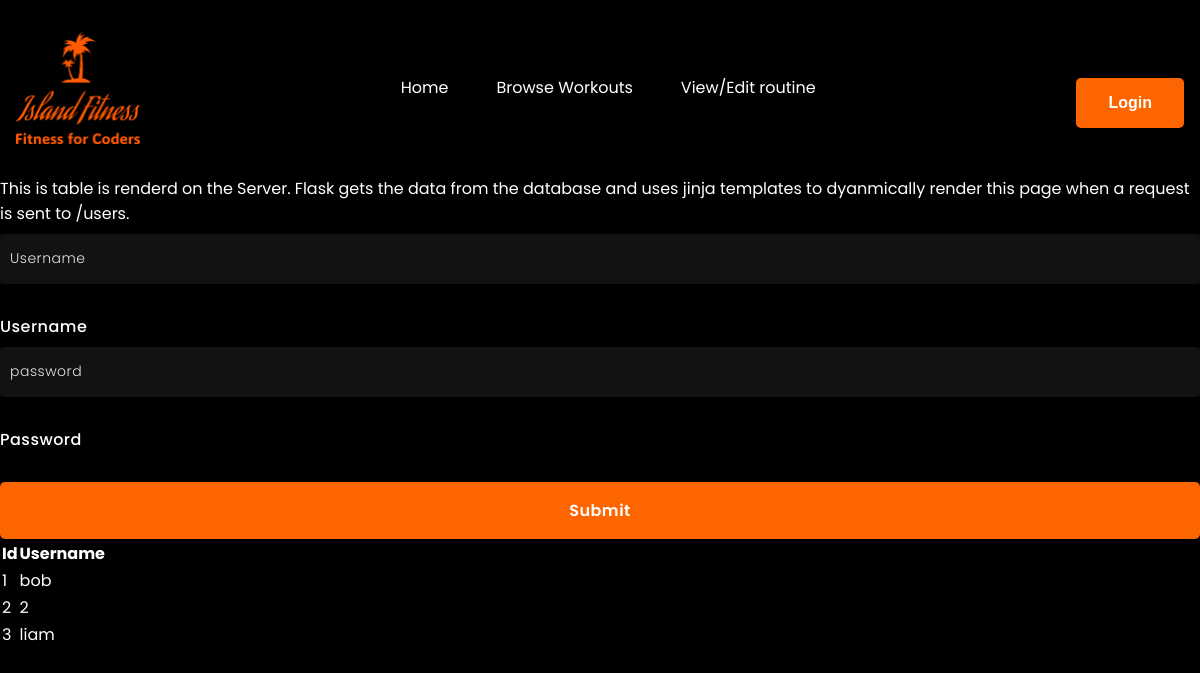
/users, run on an earlier commit of the app's database.
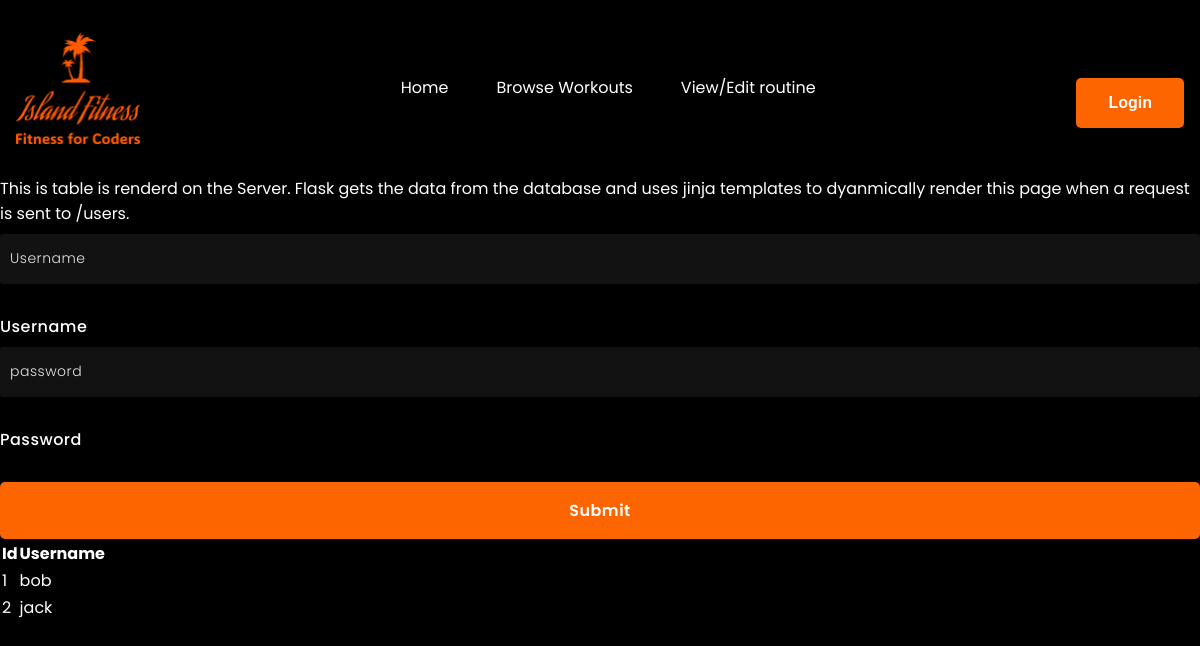
And on a later commit of the database.
### models.py (models this page shows, shortened)
class User(db.Model):
    id = db.Column(db.Integer, primary_key=True)
    username =  db.Column(db.String, nullable=False, unique=True)
    password = db.Column(db.String(120), nullable=False)
    workouts = db.relationship('Workout', backref='user', lazy=True, foreign_keys='Workout.user_id')

### main.py (the view)
@app.route('/users', methods=['GET'])
def get_user_page():
    users = get_all_users()
    return render_template('users.html', users=users)

### main.py (called while the page is built)
def add_auth_context(app):
  @app.context_processor
  def inject_user():
      try:
          verify_jwt_in_request()
          user_id = get_jwt_identity()
          current_user = User.query.get(user_id)
          is_authenticated = True
      except Exception as e:
          print(e)
          is_authenticated = False
          current_user = None
      return dict(is_authenticated=is_authenticated, current_user=current_user)

def get_all_users():
    return User.query.all()

### templates/users.html (shortened to what this page needs)
{% extends "layout.html" %}
{% block content %}
    <div class="row">
        <p>
            This is table is renderd on the Server. Flask gets the data from the database and uses jinja templates to dyanmically render this page when a request is sent to <a href="/users">/users</a>.
        </p>
    </div>
    <div class="row">
      <form class="col s12" method="POST" action="/users">
        <div class="row">
          <div class="input-field col s6">
            <input placeholder="Username" name="username" type="text" class="validate">
            <label for="username">Username</label>
          </div>
          <div class="input-field col s6">
            <input placeholder="password" name="password" type="password" class="validate">
            <label for="password">Password</label>
          </div>
        </div>
        <div class="row">
          <div class="input-field col s12">
            <button class="btn waves-effect waves-light right purple" type="submit" name="action">Submit</button>
          </div>
        </div>
      </form>
    </div>
    <div class="row">
      <table>
        <thead>
          <tr>
            <th>Id</th><th>Username</th>
          </tr>
        </thead>
        <tbody>
          {% for user in users %}
            <tr>
                <td>{{user.id}}</td>
                <td>{{user.username}}</td>
            </tr>
          {% endfor %}
      </table>
    </div>
{% endblock %}

What changed in the data, as far as the page shows it:
removed User: id "3", username "liam"
changed User id 2: username "2" → "jack"
